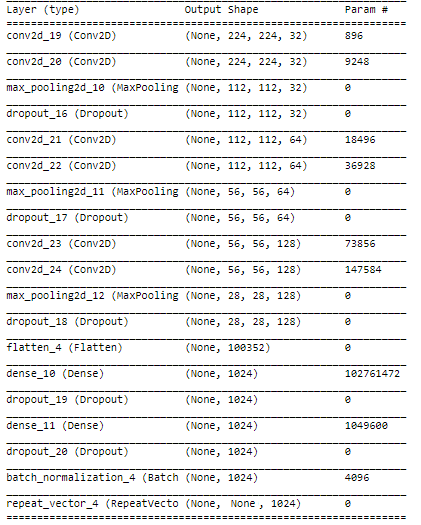
#> input picture images/cnn.PNG, 421 x 525 px; its folder holds only this picture in this run
$ python -i Dataset.py   (imports and definitions only)
#> lines starting #> are read from the running program, lines starting #| are printed output that depends on the picture; after the words box and inside, x2 and y2 are one past the last pixel; in counts of white or black regions, pixels touching at a corner belong together
import cv2
import sys
from os import listdir
from os.path import join
import numpy as np
from keras.preprocessing.text import Tokenizer
from keras.utils import to_categorical

def resize_img(png_file_path):
        #image processing with resizing image for feeding into visual model of CNN
#> called with png_file_path = 'images/cnn.PNG'
        img_rgb = cv2.imread(png_file_path)
#> img_rgb is the input picture: shape (525, 421, 3); mean B, G, R 235.5, 235.6, 235.6
        img_grey = cv2.cvtColor(img_rgb, cv2.COLOR_BGR2GRAY)
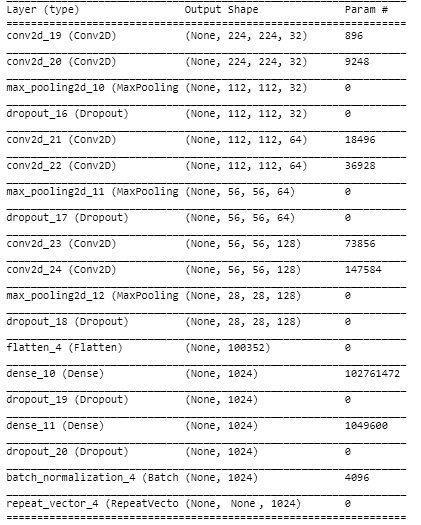
#> img_grey: shape (525, 421); min 0, max 255, mean 235.6
        img_adapted = cv2.adaptiveThreshold(img_grey, 255, cv2.ADAPTIVE_THRESH_MEAN_C,cv2.THRESH_BINARY, 101, 9)
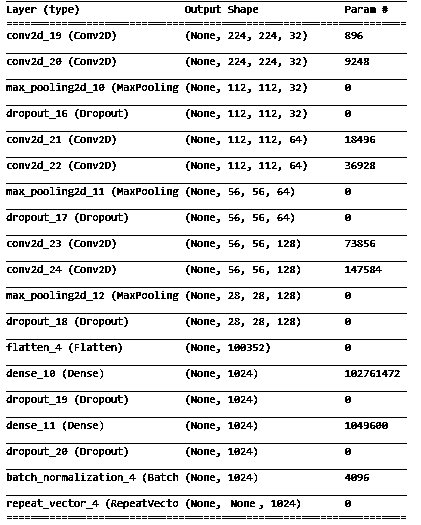
#> img_adapted: shape (525, 421); 88.9% white; black in thin lines or dots
        img_stacked = np.repeat(img_adapted[...,None],3,axis=2)
#> img_stacked: shape (525, 421, 3); 88.9% white; black in thin lines or dots
        resized = cv2.resize(img_stacked, (224,224), interpolation=cv2.INTER_AREA)
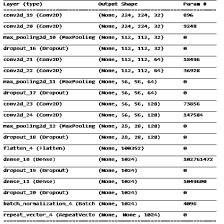
#> resized: shape (224, 224, 3); min 0, max 255, mean 226.6
        bg_img = 255 * np.ones(shape=(224,224,3))

        bg_img[0:224, 0:224,:] = resized
        bg_img /= 255
        bg_img = np.rollaxis(bg_img, 2, 0)

        return bg_img

# [5 lines left out: function load_doc, not called in this run]

class Dataset():
    # [159 lines left out: functions __init__, test_train_split, test_train_dataset, pad, pad2, word_for_id and 1 more, not called in this run]

>>> result = resize_img('images/cnn.PNG')

$ run again, on images/decoder.PNG
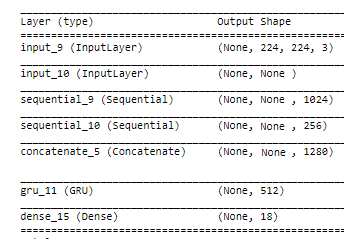
#> input picture images/decoder.PNG, 344 x 239 px
#> in resize_img, img_rgb is the input picture: shape (239, 344, 3); mean B, G, R 236.5, 236.5, 236.5
#> in resize_img, `img_adapted = cv2.adaptiveThreshold(img_grey, 255, cv2.ADAPTIVE_THRESH..`:
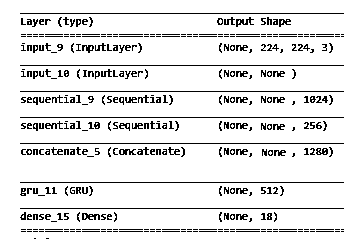
#> img_adapted: shape (239, 344); 89.5% white; black in thin lines or dots, all inside (x1, y1, x2, y2) = (20, 13, 344, 239)
#> in resize_img, `resized = cv2.resize(img_stacked, (224,224), interpolation=cv2.INTER_A..`:
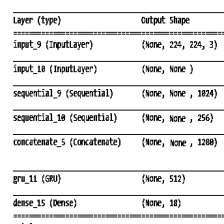
#> resized: shape (224, 224, 3); min 0, max 255, mean 228.2

$ run again, on images/encoder.PNG
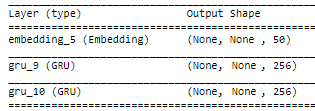
#> input picture images/encoder.PNG, 315 x 111 px
#> in resize_img, img_rgb is the input picture: shape (111, 315, 3); mean B, G, R 232.7, 232.8, 232.8
#> in resize_img, `img_adapted = cv2.adaptiveThreshold(img_grey, 255, cv2.ADAPTIVE_THRESH..`:
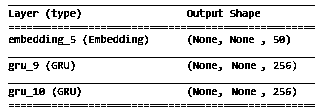
#> img_adapted: shape (111, 315); 87.4% white; black in thin lines or dots, all inside (x1, y1, x2, y2) = (8, 5, 315, 107)
#> in resize_img, `resized = cv2.resize(img_stacked, (224,224), interpolation=cv2.INTER_A..`:
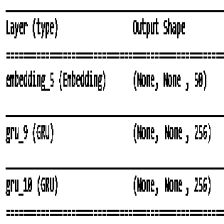
#> resized: shape (224, 224, 3); min 0, max 255, mean 222.7

$ run again, on images/overall.png
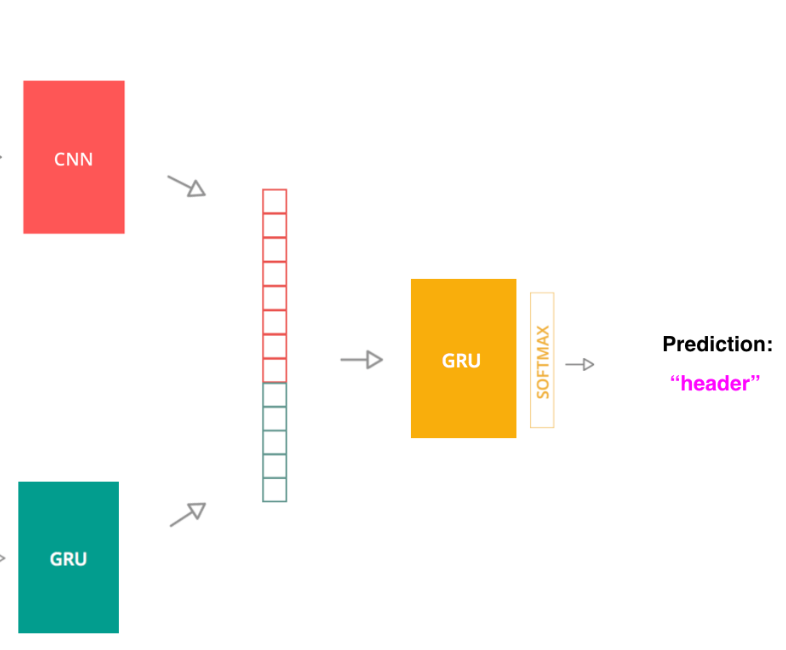
#> input picture images/overall.png, 786 x 650 px
#> in resize_img, img_rgb is the input picture: shape (650, 786, 3); mean B, G, R 237.5, 243.1, 246.6
#> in resize_img, `img_adapted = cv2.adaptiveThreshold(img_grey, 255, cv2.ADAPTIVE_THRESH..`:
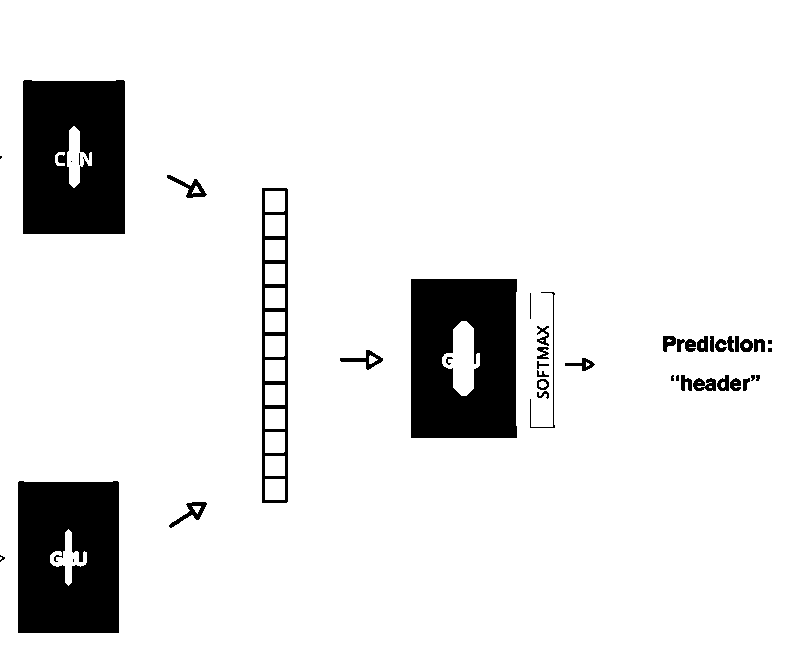
#> img_adapted: shape (650, 786); 90.1% white; 41 black regions (10 under 20 px), largest, box (x1, y1, x2, y2) and area: (411, 279, 517, 438) 15055, (23, 80, 125, 234) 14755, (18, 481, 119, 633) 14538
#> in resize_img, `resized = cv2.resize(img_stacked, (224,224), interpolation=cv2.INTER_A..`:
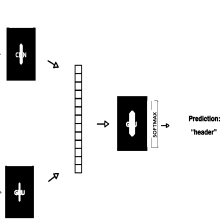
#> resized: shape (224, 224, 3); min 0, max 255, mean 229.7
